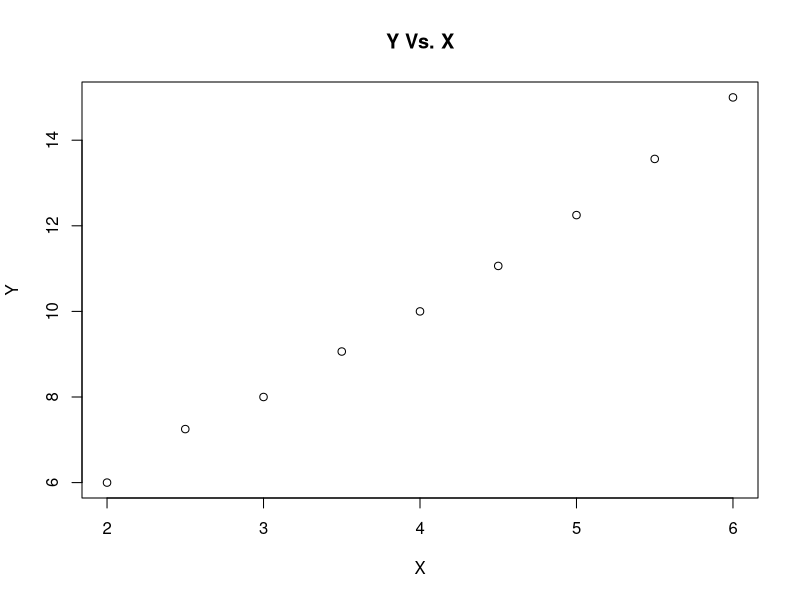

This figure's R source:
## ---- chunk 1
#a)

Data <- data.frame(
  X <- c(2, 2.5, 3, 3.5, 4, 4.5, 5, 5.5, 6),
  Y <- c(6, 7.25, 8, 9.0625, 10, 11.0625, 12.25, 13.5625, 15)
)

plot(Data$X, Data$Y, main = "Y Vs. X", xlab = "X", ylab ="Y")

## ---- chunk 2
#b)

correlation <- cor(Data$X, Data$Y)

cat("Pearson's correlation coefficient (r(x, y)): ", correlation)

## ---- chunk 3
#c)


## ---- chunk 4
#d)

data_subset <- Data[7:nrow(Data), ]

correlation_subset <- cor(data_subset$X, data_subset$Y)

cat("Pearson's correlation coefficient (r(x, y)) for the last six pairs: ", correlation_subset)

cat("Change in correlation coefficient: ", correlation - correlation_subset)

## ---- chunk 5
#e)



